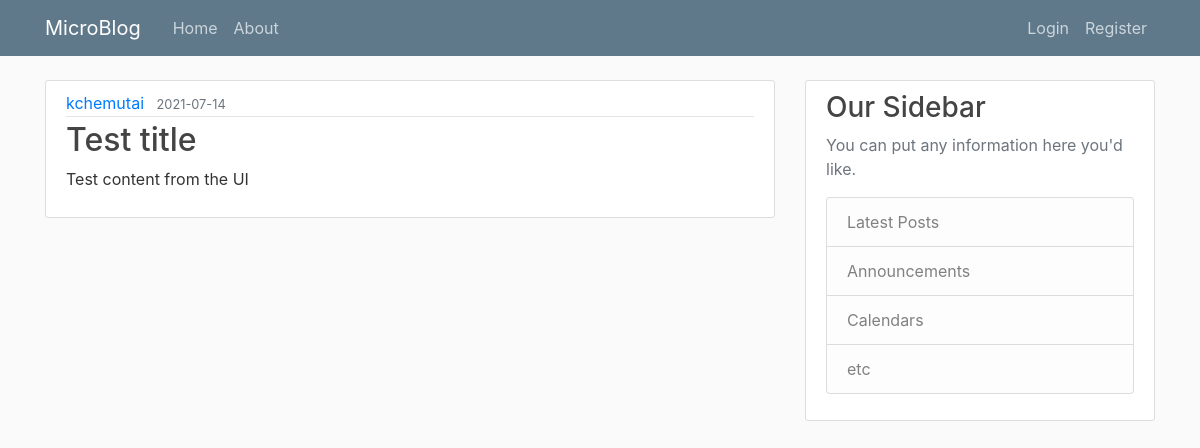
/post/1, run on the app's committed database.
### microblog/models.py (models this page shows, shortened)
class User(db.Model, UserMixin):
    id = db.Column(db.Integer, primary_key=True)
    username = db.Column(db.String(30), unique=True, nullable=False)
    email = db.Column(db.String(120), unique=True, nullable=False)
    password = db.Column(db.String(60), nullable=False)
    image_file = db.Column(db.String(20), nullable=False,
                           default='default.jpg')
    posts = db.relationship('Post', backref='author', lazy=True)

class Post(db.Model):
    id = db.Column(db.Integer, primary_key=True)
    title = db.Column(db.String(60), nullable=False)
    content = db.Column(db.Text, nullable=False)
    date_posted = db.Column(db.DateTime, nullable=False,
                            default=datetime.utcnow)
    user_id = db.Column(db.Integer, db.ForeignKey('user.id'), nullable=False)

### microblog/routes.py (the view)
@app.route('/post/<int:post_id>', methods=['post', 'get'])
def view_post(post_id):
    post = Post.query.get_or_404(post_id)
    return render_template('post.html', title=post.title, post=post)

### microblog/templates/post.html (shortened to what this page needs)
{% extends "layout.html" %}
{% block content %}
<article class="media content-section">
    <div class="media-body">
        <div class="article-metadata">
            <a class=" mr-2" href="#">{{ post.author.username }}</a>
            <small class="text-muted">{{ post.date_posted.strftime('%Y-%m-%d') }}</small>
        </div>
        <h2 class="article-title">{{ post.title }}</h2>
        <p class="article-content">{{ post.content }}</p>
    </div>
</article>
{% endblock content %}

### microblog/static/main.css (style rules this page uses)
body { background: #fafafa; color: #333333; margin-top: 5rem; }
h1, h2, h3, h4, h5, h6 { color: #444444; }
.content-section { background: #ffffff; padding: 10px 20px; border: 1px solid #dddddd; border-radius: 3px; margin-bottom: 20px; }
.article-title { color: #444444; }
.article-content { white-space: pre-line; }
.article-metadata { padding-bottom: 1px; margin-bottom: 4px; border-bottom: 1px solid #e3e3e3 }

### data on the page
User: author.username "kchemutai"
Post: date_posted "2021-07-14", title "Test title", content "Test content from the UI"
